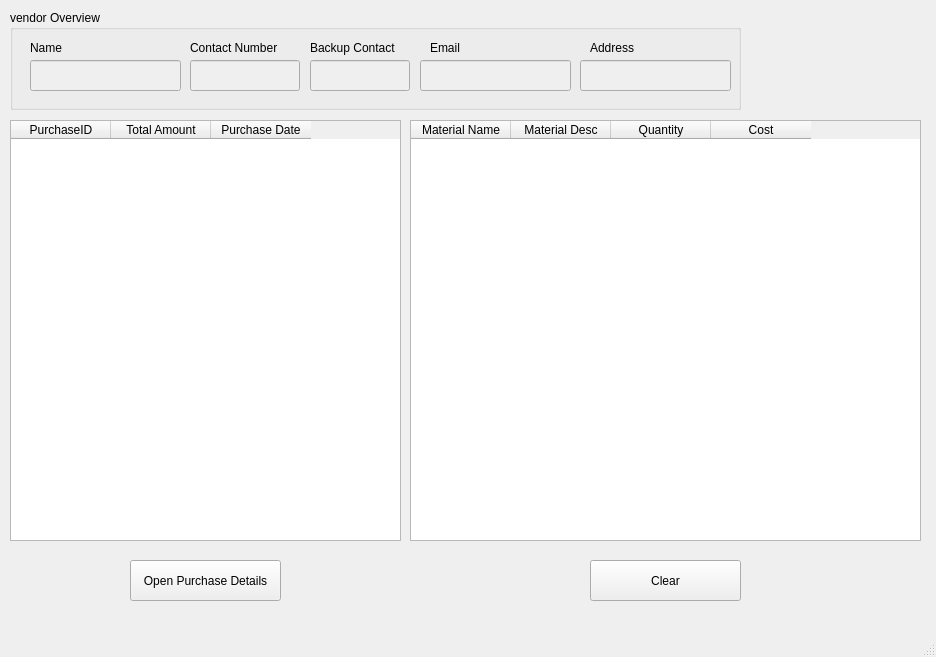
<?xml version="1.0" encoding="UTF-8"?>
<ui version="4.0">
 <class>mainWindow</class>
 <widget class="QMainWindow" name="mainWindow">
  <property name="geometry">
   <rect>
    <x>0</x>
    <y>0</y>
    <width>936</width>
    <height>657</height>
   </rect>
  </property>
  <property name="windowTitle">
   <string>Vendor History</string>
  </property>
  <widget class="QWidget" name="centralwidget">
   <widget class="QGroupBox" name="groupBox">
    <property name="geometry">
     <rect>
      <x>10</x>
      <y>10</y>
      <width>731</width>
      <height>100</height>
     </rect>
    </property>
    <property name="title">
     <string>vendor Overview</string>
    </property>
    <widget class="QLabel" name="label_4">
     <property name="geometry">
      <rect>
       <x>20</x>
       <y>30</y>
       <width>91</width>
       <height>16</height>
      </rect>
     </property>
     <property name="text">
      <string>Name</string>
     </property>
    </widget>
    <widget class="QLabel" name="label_5">
     <property name="geometry">
      <rect>
       <x>180</x>
       <y>30</y>
       <width>111</width>
       <height>16</height>
      </rect>
     </property>
     <property name="text">
      <string>Contact Number</string>
     </property>
    </widget>
    <widget class="QLineEdit" name="vendorName">
     <property name="enabled">
      <bool>false</bool>
     </property>
     <property name="geometry">
      <rect>
       <x>20</x>
       <y>50</y>
       <width>151</width>
       <height>31</height>
      </rect>
     </property>
    </widget>
    <widget class="QLineEdit" name="vendorContact">
     <property name="enabled">
      <bool>false</bool>
     </property>
     <property name="geometry">
      <rect>
       <x>180</x>
       <y>50</y>
       <width>110</width>
       <height>31</height>
      </rect>
     </property>
    </widget>
    <widget class="QLineEdit" name="vendorBackup">
     <property name="enabled">
      <bool>false</bool>
     </property>
     <property name="geometry">
      <rect>
       <x>300</x>
       <y>50</y>
       <width>100</width>
       <height>31</height>
      </rect>
     </property>
    </widget>
    <widget class="QLabel" name="label_8">
     <property name="geometry">
      <rect>
       <x>300</x>
       <y>30</y>
       <width>141</width>
       <height>16</height>
      </rect>
     </property>
     <property name="text">
      <string>Backup Contact </string>
     </property>
    </widget>
    <widget class="QLineEdit" name="vendorEmail">
     <property name="enabled">
      <bool>false</bool>
     </property>
     <property name="geometry">
      <rect>
       <x>410</x>
       <y>50</y>
       <width>151</width>
       <height>31</height>
      </rect>
     </property>
     <property name="text">
      <string/>
     </property>
    </widget>
    <widget class="QLabel" name="label_6">
     <property name="geometry">
      <rect>
       <x>420</x>
       <y>30</y>
       <width>91</width>
       <height>16</height>
      </rect>
     </property>
     <property name="text">
      <string>Email</string>
     </property>
    </widget>
    <widget class="QLabel" name="label_9">
     <property name="geometry">
      <rect>
       <x>580</x>
       <y>30</y>
       <width>91</width>
       <height>16</height>
      </rect>
     </property>
     <property name="text">
      <string>Address</string>
     </property>
    </widget>
    <widget class="QLineEdit" name="vendorAddress">
     <property name="enabled">
      <bool>false</bool>
     </property>
     <property name="geometry">
      <rect>
       <x>570</x>
       <y>50</y>
       <width>151</width>
       <height>31</height>
      </rect>
     </property>
     <property name="text">
      <string/>
     </property>
    </widget>
   </widget>
   <widget class="QTableWidget" name="purchaseSummaryTable">
    <property name="geometry">
     <rect>
      <x>10</x>
      <y>120</y>
      <width>391</width>
      <height>421</height>
     </rect>
    </property>
    <column>
     <property name="text">
      <string>PurchaseID</string>
     </property>
    </column>
    <column>
     <property name="text">
      <string>Total Amount</string>
     </property>
    </column>
    <column>
     <property name="text">
      <string>Purchase Date</string>
     </property>
    </column>
   </widget>
   <widget class="QTableWidget" name="purchaseMaterialTable">
    <property name="geometry">
     <rect>
      <x>410</x>
      <y>120</y>
      <width>511</width>
      <height>421</height>
     </rect>
    </property>
    <column>
     <property name="text">
      <string>Material Name</string>
     </property>
    </column>
    <column>
     <property name="text">
      <string>Material Desc</string>
     </property>
    </column>
    <column>
     <property name="text">
      <string>Quantity</string>
     </property>
    </column>
    <column>
     <property name="text">
      <string>Cost</string>
     </property>
    </column>
   </widget>
   <widget class="QPushButton" name="openPurchaseButton">
    <property name="geometry">
     <rect>
      <x>130</x>
      <y>560</y>
      <width>151</width>
      <height>41</height>
     </rect>
    </property>
    <property name="text">
     <string>Open Purchase Details</string>
    </property>
   </widget>
   <widget class="QPushButton" name="clearButton">
    <property name="geometry">
     <rect>
      <x>590</x>
      <y>560</y>
      <width>151</width>
      <height>41</height>
     </rect>
    </property>
    <property name="text">
     <string>Clear</string>
    </property>
   </widget>
  </widget>
  <widget class="QMenuBar" name="menubar">
   <property name="geometry">
    <rect>
     <x>0</x>
     <y>0</y>
     <width>936</width>
     <height>26</height>
    </rect>
   </property>
  </widget>
  <widget class="QStatusBar" name="statusbar"/>
 </widget>
 <resources/>
 <connections/>
</ui>
